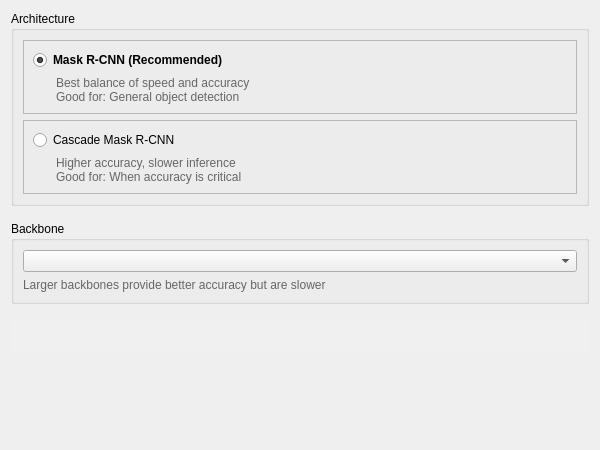
<?xml version="1.0" encoding="UTF-8"?>
<ui version="4.0">
 <class>ModelSelectionPage_Detectron2</class>
 <widget class="QWizardPage" name="ModelSelectionPage_Detectron2">
  <property name="geometry">
   <rect>
    <x>0</x>
    <y>0</y>
    <width>600</width>
    <height>450</height>
   </rect>
  </property>
  <property name="title">
   <string>Select Model Architecture</string>
  </property>
  <property name="subTitle">
   <string>Choose the model architecture and backbone for Detectron2.</string>
  </property>
  <layout class="QVBoxLayout" name="mainLayout">
   <property name="spacing">
    <number>15</number>
   </property>
   <item>
    <widget class="QGroupBox" name="architectureGroupBox">
     <property name="title">
      <string>Architecture</string>
     </property>
     <layout class="QVBoxLayout" name="architectureLayout">
      <item>
       <widget class="QFrame" name="maskRcnnFrame">
        <property name="frameShape">
         <enum>QFrame::Shape::StyledPanel</enum>
        </property>
        <layout class="QVBoxLayout" name="maskRcnnLayout">
         <item>
          <widget class="QRadioButton" name="maskRcnnRadio">
           <property name="font">
            <font>
             <bold>true</bold>
            </font>
           </property>
           <property name="text">
            <string>Mask R-CNN (Recommended)</string>
           </property>
           <property name="checked">
            <bool>true</bool>
           </property>
          </widget>
         </item>
         <item>
          <widget class="QLabel" name="maskRcnnDescription">
           <property name="styleSheet">
            <string notr="true">color: #666; margin-left: 20px;</string>
           </property>
           <property name="text">
            <string>Best balance of speed and accuracy
Good for: General object detection</string>
           </property>
          </widget>
         </item>
        </layout>
       </widget>
      </item>
      <item>
       <widget class="QFrame" name="cascadeFrame">
        <property name="frameShape">
         <enum>QFrame::Shape::StyledPanel</enum>
        </property>
        <layout class="QVBoxLayout" name="cascadeLayout">
         <item>
          <widget class="QRadioButton" name="cascadeRadio">
           <property name="text">
            <string>Cascade Mask R-CNN</string>
           </property>
          </widget>
         </item>
         <item>
          <widget class="QLabel" name="cascadeDescription">
           <property name="styleSheet">
            <string notr="true">color: #666; margin-left: 20px;</string>
           </property>
           <property name="text">
            <string>Higher accuracy, slower inference
Good for: When accuracy is critical</string>
           </property>
          </widget>
         </item>
        </layout>
       </widget>
      </item>
     </layout>
    </widget>
   </item>
   <item>
    <widget class="QGroupBox" name="backboneGroupBox">
     <property name="title">
      <string>Backbone</string>
     </property>
     <layout class="QVBoxLayout" name="backboneLayout">
      <item>
       <widget class="QComboBox" name="backboneCombo"/>
      </item>
      <item>
       <widget class="QLabel" name="backboneInfo">
        <property name="styleSheet">
         <string notr="true">color: #666;</string>
        </property>
        <property name="text">
         <string>Larger backbones provide better accuracy but are slower</string>
        </property>
       </widget>
      </item>
     </layout>
    </widget>
   </item>
   <item>
    <widget class="QLabel" name="estimatesLabel">
     <property name="styleSheet">
      <string notr="true">QLabel { background-color: #f0f0f0; padding: 10px; border-radius: 5px; }</string>
     </property>
     <property name="text">
      <string/>
     </property>
    </widget>
   </item>
   <item>
    <spacer name="verticalSpacer">
     <property name="orientation">
      <enum>Qt::Orientation::Vertical</enum>
     </property>
     <property name="sizeHint" stdset="0">
      <size>
       <width>20</width>
       <height>40</height>
      </size>
     </property>
    </spacer>
   </item>
  </layout>
 </widget>
 <resources/>
 <connections/>
</ui>
